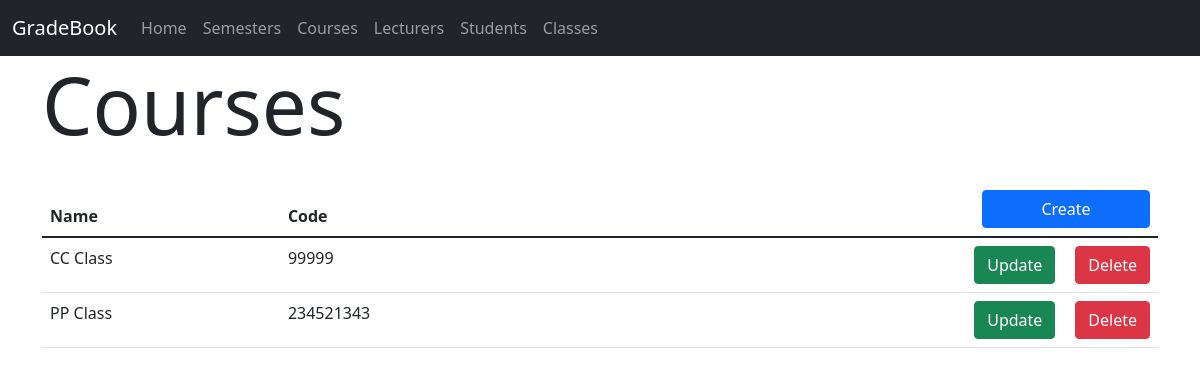
The app's page /courses, older data.
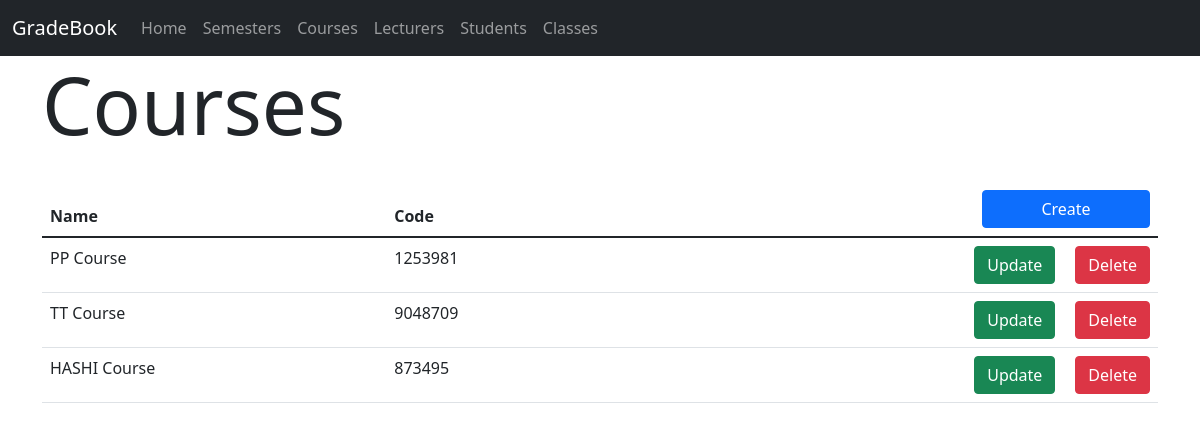
The same page, newer data.
### gradebook/models.py (models this page shows, shortened)
class Course(models.Model):
    code = models.CharField(max_length=50, null=False, blank=False, unique=True)
    name = models.CharField(max_length=100, null=False, blank=False)

### gradebook/views.py (the view)
# urls.py: path('courses', ListCoursesView.as_view(), name='list_courses'),
class ListCoursesView(ListView):
    model = Course
    template_name = 'course/list_courses.html'

### gradebook/templates/course/list_courses.html (shortened to what this page needs)
{% extends "base.html" %}
{% block content %}
    <h1 class="display-1" style="margin-bottom: 30px">Courses</h1>
    <table class="table">
  <thead>
    <tr>
      <th scope="col">Name</th>
      <th scope="col">Code</th>
      <th><a href="{% url "create_course" %}" class="btn btn-primary" style="float: right;width: 168px">Create</a></td></th>
    </tr>
  </thead>
  <tbody>
  {% for course in object_list %}
    <tr>
      <td>{{ course.name }}</td>
      <td>{{ course.code }}</td>
      <td>
          <a href="{% url "delete_course" course.id %}" class="btn btn-danger" style="float: right">Delete</a>
          <a href="{% url "update_course" course.id %}" class="btn btn-success" style="float: right; margin-right: 20px">Update</a>
      </td>
    </tr>
  {% endfor %}
  </tbody>
</table>
{% endblock %}

Row changes from the older to the newer data that the page shows:
removed Course: name "CC Class", code "99999"
removed Course: name "PP Class", code "234521343"
added Course: name "PP Course", code "1253981"
added Course: name "TT Course", code "9048709"
added Course: name "HASHI Course", code "873495"
